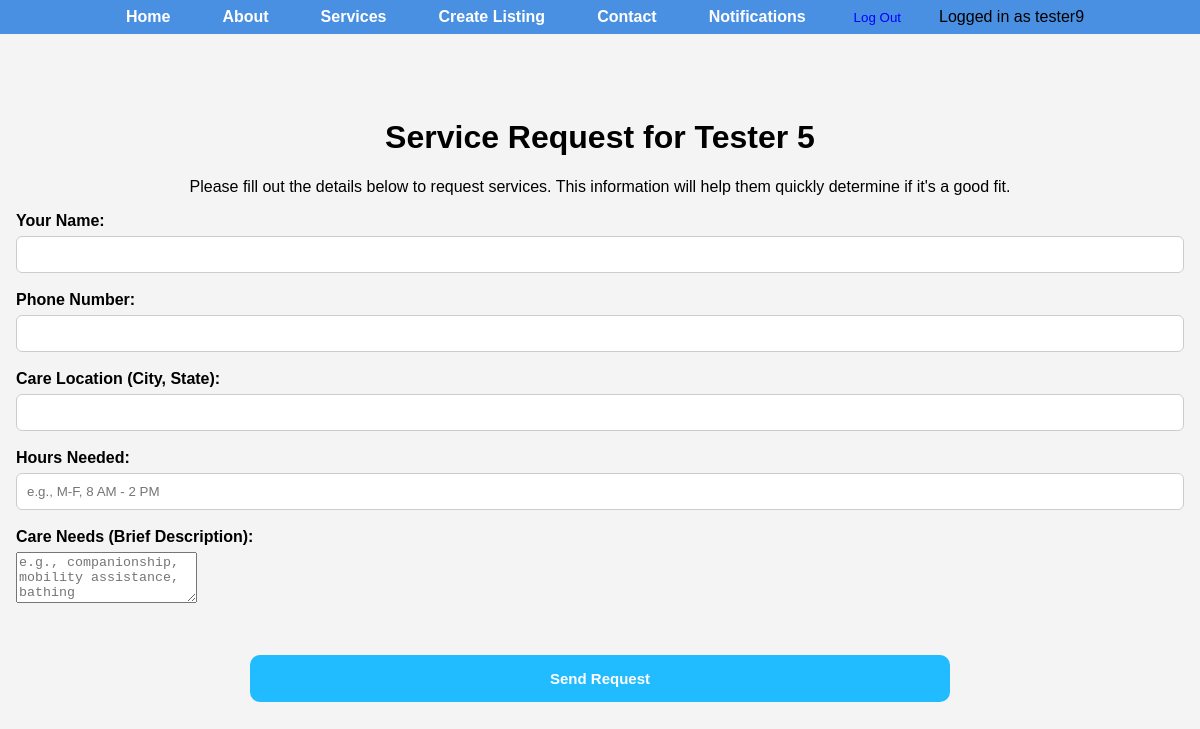
The app's page /contact-cna/6/ (signed in) with its own data.
### core/models.py (models this page shows, shortened)
class User(AbstractUser):
    is_cna = models.BooleanField(default=False)
    is_client = models.BooleanField(default=False)

class CNAListing(models.Model):
    user = models.ForeignKey(settings.AUTH_USER_MODEL, on_delete=models.CASCADE, related_name='listings')  # <-- ADD THIS LINE
    first_name = models.CharField(max_length=100)
    last_name = models.CharField(max_length=100)
    email = models.EmailField()
    phone_number = models.CharField(max_length=15)
    hourly_rate = models.DecimalField(max_digits=5, decimal_places=2)
    experience = models.TextField()
    location = models.CharField(max_length=255)
    availability = models.TextField()

### core/views.py (the view, shortened to what this page needs)
# urls.py: path('contact-cna/<int:cna_id>/', views.contact_cna, name='contact_cna'),
@login_required
def contact_cna(request, cna_id):
    cna = get_object_or_404(CNAListing, pk=cna_id)
    return render(request, 'contact_cna.html', {'cna': cna})

### templates/contact_cna.html (shortened to what this page needs)
{% extends "base.html" %}
{% block content %}
  <div class="home-content">
    <h1>Service Request for {{ cna.first_name }} {{ cna.last_name }}</h1>
    <p>Please fill out the details below to request services. This information will help them quickly determine if it's a good fit.</p>
    <form method="post">
      <div class="form-group">
        <label for="sender_name">Your Name:</label>
        <input type="text" id="sender_name" name="sender_name" required>
      </div>
      <div class="form-group">
        <label for="sender_phone">Phone Number:</label>
        <input type="text" id="sender_phone" name="sender_phone" required>
      </div>
      <div class="form-group">
        <label for="care_location">Care Location (City, State):</label>
        <input type="text" id="care_location" name="care_location" required>
      </div>
      <div class="form-group">
        <label for="care_hours">Hours Needed:</label>
        <input type="text" id="care_hours" name="care_hours" placeholder="e.g., M-F, 8 AM - 2 PM" required>
      </div>
      <div class="form-group">
        <label for="care_needs">Care Needs (Brief Description):</label>
        <textarea id="care_needs" name="care_needs" rows="3" placeholder="e.g., companionship, mobility assistance, bathing" required></textarea>
      </div>
      <button type="submit" class="cta-btn">Send Request</button>
    </form>
  </div>
{% endblock %}

### templates/base.html (shortened to what this page needs)
{% load static %}
<!DOCTYPE html>
<html lang="en">
<head>
  <link rel="stylesheet" href="{% static 'css/styles.css' %}">
</head>
<body class="home-container">
  <header>
    <nav class="site-nav">
      <ul>
        <li><a href="{% url 'home' %}">Home</a></li>
        <li><a href="{% url 'about' %}">About</a></li>
        <li><a href="{% url 'services' %}">Services</a></li>
        {% if user.is_authenticated %}
          {% if user.is_cna %}
            <li><a href="{% url 'create_listing' %}">Create Listing</a></li>
          {% elif user.is_client %}
            <li><a href="{% url 'cna_list' %}">Browse Available CNAs</a></li>
          {% endif %}
          <li><a href="{% url 'contact' %}">Contact</a></li>
          <li><a href="{% url 'notifications' %}">Notifications</a></li>
          <form action="{% url 'logout' %}" method="post" style="display: inline;">
            <li><button type="submit" style="background:none; border:none; color:blue; cursor:pointer;">Log Out</button></li>
          </form>
          <li>Logged in as {{ user.username }}</li>
        {% else %}
          <li><a href="{% url 'register' %}">Sign Up</a></li>
          <li><a href="{% url 'login' %}">Log In</a></li>
        {% endif %}
      </ul>
    </nav>
  </header>
  <main>
    {% block content %}{% endblock %}
  </main>
</body>
</html>

### static/css/styles.css (style rules this page uses)
html, body { height: 100%; font-family: Arial, sans-serif; margin: 0; background-color: #f4f4f4; display: flex; flex-direction: column; }
main { flex: 1; padding-bottom: 20px; }
.site-nav { background-color: #4a90e2; }
.site-nav ul { display: flex; list-style: none; margin: 0; padding: 0.5rem 1rem; justify-content: center; }
.site-nav li { margin: 0 1rem; }
.site-nav a { color: white; text-decoration: none; font-weight: bold; padding: 10px; }
.home-content { text-align: center; padding: 4rem 1rem; }
.cta-btn { background-color: #4a90e2; color: white; text-decoration: none; padding: 1rem 2rem; border-radius: 5px; font-size: 1rem; font-weight: bold; }
.form-group { margin-bottom: 18px; text-align: left; }
.form-group label { display: block; margin-bottom: 6px; font-weight: 600; }
.form-group input { width: 100%; padding: 10px; border-radius: 6px; border: 1px solid #ccc; box-sizing: border-box; }
.cta-btn { width: 60%; background-color: #4CAF50; color: white; padding: 10px 0; border: none; border-radius: 6px; font-size: 15px; cursor: pointer; margin-top: 10px; }
.cta-btn { width: 60%; background-color: #21bcff; color: white; padding: 15px 25px; border: none; border-radius: 10px; font-size: 15px; cursor: pointer; margin-top: 30px; text-align: center; }

### records on screen
User: username "tester9"
CNAListing: first_name "Tester", last_name "5"
